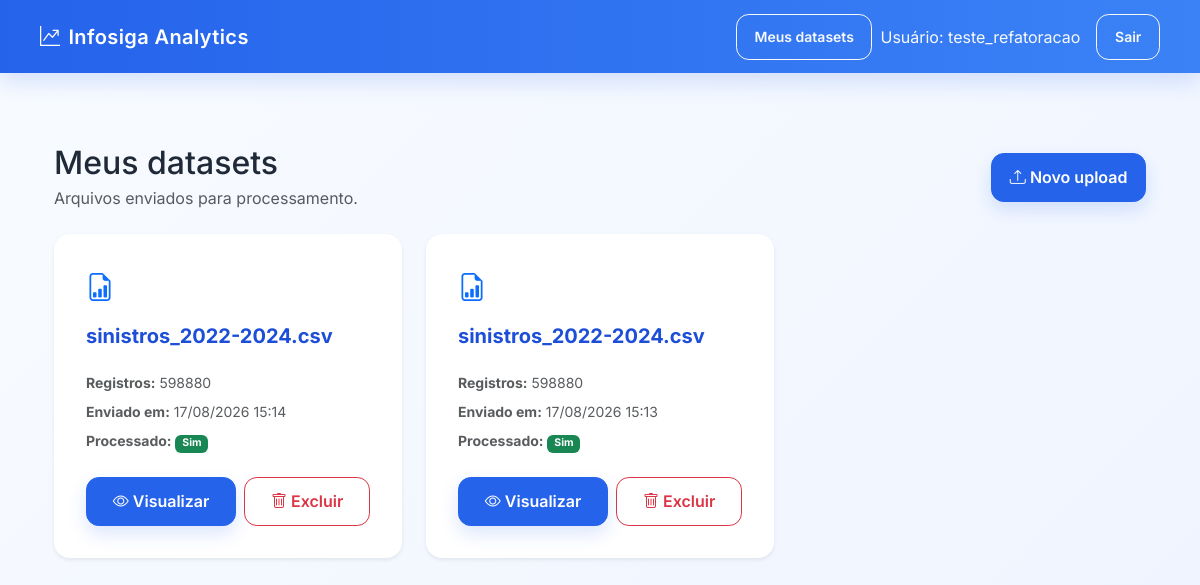
Before: /datasets/ (signed in) with the older database file.
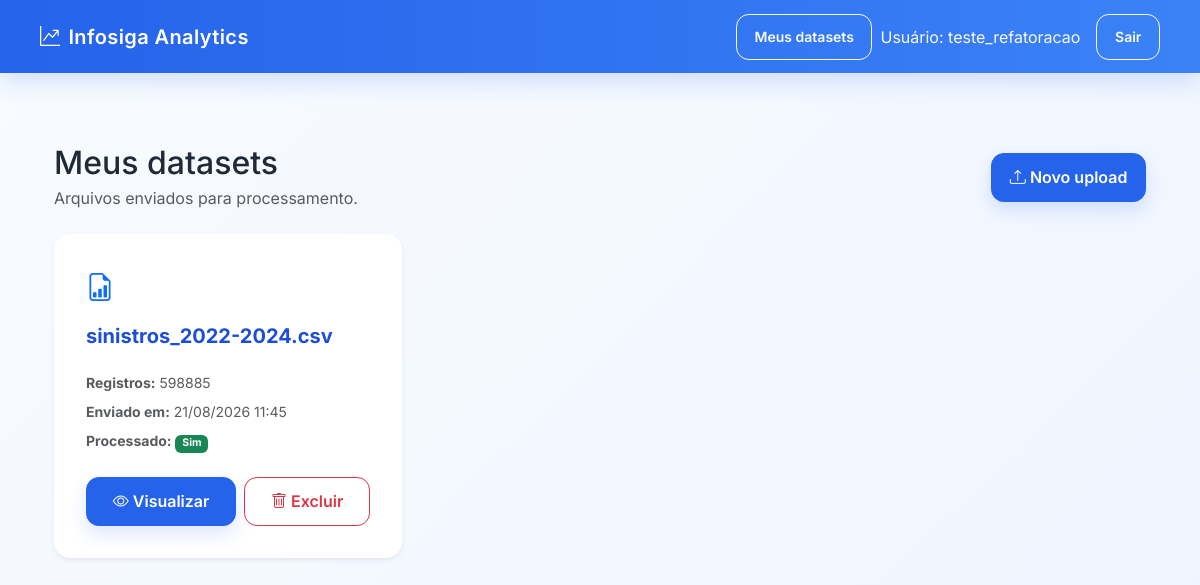
After: the same page with the newer database file.
### analytics/models.py (models this page shows, shortened)
class Dataset(models.Model):
    usuario = models.ForeignKey(
        settings.AUTH_USER_MODEL,
        on_delete=models.CASCADE,
        related_name="datasets",
    )
    nome_original = models.CharField(
        max_length=255
    )
    arquivo = models.FileField(
        upload_to="datasets/"
    )
    quantidade_registros = models.PositiveIntegerField(
        default=0
    )
    criado_em = models.DateTimeField(
        auto_now_add=True
    )
    atualizado_em = models.DateTimeField(
        auto_now=True
    )
    resultado_processado = models.FileField(
        upload_to="datasets/processed/",
        null=True,
        blank=True,
    )

### analytics/views/datasets.py (the view)
# urls.py: path("datasets/", dataset_list, name="dataset_list"),
@login_required
def dataset_list(request):
    datasets = DatasetService.list_for_user(request.user)
    return render(
        request,
        "analytics/datasets/list.html",
        {
            "datasets": datasets,
        },
    )

### analytics/persistence/datasets.py (called while the page is built)
def list_datasets_for_user(usuario):
    return (
        Dataset.objects
        .filter(usuario=usuario)
        .order_by("-criado_em")
    )

### analytics/services/dataset_service.py (called while the page is built)
    @staticmethod
    def list_for_user(usuario):
        return dataset_persistence.list_datasets_for_user(usuario)

### analytics/templates/analytics/datasets/list.html (shortened to what this page needs)
{% extends "analytics/base.html" %}
{% block content %}
<div class="container py-4">
    <div class="d-flex justify-content-between align-items-center mb-4">
        <div>
            <h2 class="mb-1">Meus datasets</h2>
            <p class="text-muted mb-0">
                Arquivos enviados para processamento.
            </p>
        </div>
        <a href="{% url 'home' %}" class="btn btn-primary">
            <i class="bi bi-upload"></i>
            Novo upload
        </a>
    </div>
    {% if datasets %}
    <div class="row g-4">
        {% for dataset in datasets %}
        <div class="col-md-6 col-lg-4">
            <div class="card shadow-sm border-0 h-100">
                <div class="card-body d-flex flex-column">
                    <div class="d-flex align-items-start justify-content-between mb-3">
                        <div class="text-primary fs-3">
                            <i class="bi bi-file-earmark-bar-graph"></i>
                        </div>
                    </div>
                    <h5 class="card-title text-break">
                        {{ dataset.nome_original }}
                    </h5>
                    <div class="text-muted small mt-3 mb-4">
                        <div class="mb-2">
                            <strong>Registros:</strong>
                            {{ dataset.quantidade_registros }}
                        </div>
                        <div class="mb-2">
                            <strong>Enviado em:</strong>
                            {{ dataset.criado_em|date:"d/m/Y H:i" }}
                        </div>
                        <div>
                            <strong>Processado:</strong>
                            {% if dataset.resultado_processado %}
                            <span class="badge bg-success">Sim</span>
                            {% else %}
                            <span class="badge bg-secondary">Não</span>
                            {% endif %}
                        </div>
                    </div>
                    <div class="mt-auto d-flex gap-2">
                        <a href="{% url 'dataset_detail' dataset.id %}" class="btn btn-primary flex-fill">
                            <i class="bi bi-eye"></i>
                            Visualizar
                        </a>
                        <form method="post" action="{% url 'dataset_delete' dataset.id %}" class="flex-fill" onsubmit="return confirm(
            'Tem certeza que deseja excluir este dataset?'
        );">
                            <button type="submit" class="btn btn-outline-danger w-100">
                                <i class="bi bi-trash"></i>
                                Excluir
                            </button>
                        </form>
                    </div>
                </div>
            </div>
        </div>
        {% endfor %}
    </div>
    {% endif %}
</div>
{% endblock %}

### analytics/templates/analytics/base.html (shortened to what this page needs)
{% load static %}
<!DOCTYPE html>
<html lang="pt-br">
<head>
    <link href="https://cdn.jsdelivr.net/npm/bootstrap@5.3.7/dist/css/bootstrap.min.css" rel="stylesheet">
    <link rel="stylesheet" href="https://cdn.jsdelivr.net/npm/bootstrap-icons@1.11.3/font/bootstrap-icons.css">
    <link rel="stylesheet" href="{% static 'analytics/css/home.css' %}">
</head>
<body>
    <nav class="navbar navbar-dark fixed-top">
        <div class="container-fluid px-4">
            <a class="navbar-brand mb-0 h1 d-flex align-items-center gap-2" href="{% url 'home' %}">
                <i class="bi bi-graph-up-arrow"></i>
                <span>Infosiga Analytics</span>
            </a>
            <div class="d-flex align-items-center gap-2">
                {% if user.is_authenticated %}
                    <a class="btn btn-outline-light btn-sm" href="{% url 'dataset_list' %}">Meus datasets</a>
                    <span class="navbar-text text-light me-2">Usuário: {{ user.username }}</span>
                    <a class="btn btn-outline-light btn-sm" href="{% url 'logout' %}">Sair</a>
                {% else %}
                    <a class="btn btn-outline-light btn-sm" href="{% url 'login' %}">Entrar</a>
                    <a class="btn btn-light btn-sm" href="{% url 'register' %}">Criar conta</a>
                {% endif %}
            </div>
        </div>
    </nav>
    <main class="pt-5 mt-5">
        <div class="container py-4">
            {% block content %}{% endblock %}
        </div>
    </main>
</body>
</html>

### analytics/static/analytics/css/home.css (style rules this page uses)
:root { --primary: #2563eb; --primary-dark: #1d4ed8; --surface: #ffffff; --border: #dbe3ef; --text: #1f2937; --muted: #64748b; }
body { font-family: 'Inter', sans-serif; background: linear-gradient(135deg, #f8fbff 0%, #eef4ff 100%); color: var(--text); min-height: 100vh; }
.navbar { background: linear-gradient(90deg, var(--primary) 0%, #3b82f6 100%); box-shadow: 0 8px 24px rgba(37, 99, 235, 0.18); padding: 0.85rem 1rem; }
.navbar-brand { font-weight: 600; letter-spacing: 0.02em; }
main { padding-bottom: 2rem; }
.card { border: 1px solid var(--border); border-radius: 1rem; box-shadow: 0 12px 30px rgba(15, 23, 42, 0.06); background-color: var(--surface); }
.card-body { padding: 2rem; }
.card-title, .section-title { font-weight: 700; color: var(--primary-dark); }
.btn { border-radius: 0.8rem; font-weight: 600; padding: 0.72rem 1.1rem; transition: transform 0.2s ease, box-shadow 0.2s ease; }
.btn-primary { background-color: var(--primary); border-color: var(--primary); box-shadow: 0 8px 18px rgba(37, 99, 235, 0.16); }

Changed rows visible on the page:
removed Dataset: nome_original "sinistros_2022-2024.csv", quantidade_registros "598880", criado_em "17/08/2026 15:14", shows "Sim"
removed Dataset: nome_original "sinistros_2022-2024.csv", quantidade_registros "598880", criado_em "17/08/2026 15:13", shows "Sim"
added Dataset: nome_original "sinistros_2022-2024.csv", quantidade_registros "598885", criado_em "21/08/2026 11:45", shows "Sim"
